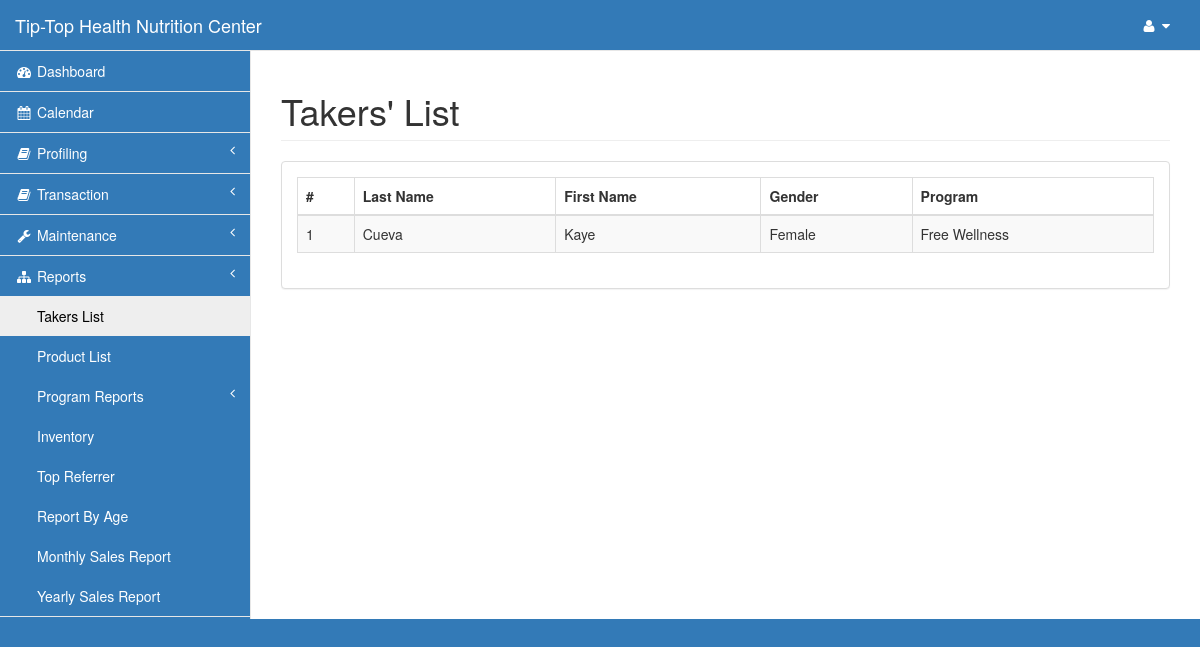
The app's page /pages/taker_list.php (signed in), older data.
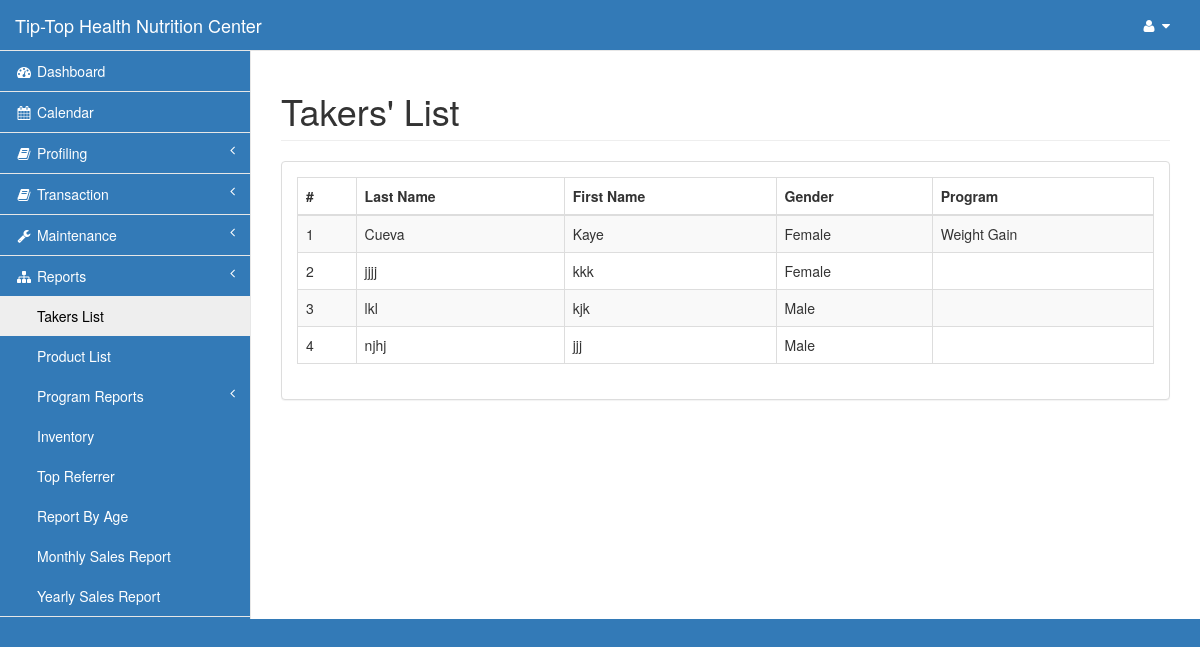
The same page, newer data.
### tables this page shows
CREATE TABLE `taker` (
  `id` int(11) NOT NULL,
  `last` varchar(15) NOT NULL,
  `first` varchar(15) NOT NULL,
  `phone` varchar(11) NOT NULL,
  `gender` varchar(6) NOT NULL,
  `bday` date NOT NULL,
  `referrer_id` int(11) NOT NULL,
  `referrer_contact` varchar(30) NOT NULL,
  `address` varchar(100) NOT NULL,
  `email` varchar(30) NOT NULL,
  `status` varchar(8) NOT NULL,
  `points` decimal(7,2) NOT NULL,
  `discount` decimal(10,2) NOT NULL,
  `height` decimal(5,2) NOT NULL,
  `orig_weight` decimal(5,2) NOT NULL
);

CREATE TABLE `program` (
  `program_id` int(11) NOT NULL,
  `program_name` varchar(30) NOT NULL
);

### pages/taker_list.php (the view, shortened to what this page needs)
<?php include('session.php');?>
<!DOCTYPE html>
<html lang="en">
<head>
    <?php include('css.php');?>
</head>
<body>
    <div id="wrapper">
        <?php include('nav.php');?>
        <div id="page-wrapper">
            <div class="row">
                <div class="col-lg-12">
                    <h1 class="page-header">Takers' List</h1>
                </div>
            </div>
            <div class="row">
                <div class="col-lg-12">
                    <div class="panel panel-default">
                        <div class="panel-body">
                            <table width="100%" class="table table-striped table-bordered table-hover">
                                <thead>
                                    <tr>
                                        <th>#</th>
                                        <th>Last Name</th>
                                        <th>First Name</th>
                                        <th>Gender</th>
                                        <th>Program</th>
                                    </tr>
                                </thead>
                                <tbody>
<?php
        $query=mysqli_query($con,"select * from taker order by last,first")or die(mysqli_error($con));
            $i=1;
          while ($row=mysqli_fetch_array($query)){
            $id=$row['id'];
                 $query1=mysqli_query($con,"select * from monitoring natural join program where id='$id' and monitor_status!='Finished' order by monitor_id desc LIMIT 0,1")or die(mysqli_error($con));
                $row1=mysqli_fetch_array($query1);
?>
                                    <tr class="odd gradeX">
                                        <td class="center"><?php echo $i;?></td>
                                        <td><?php echo $row['last'];?></td>
                                        <td><?php echo $row['first'];?></td>
                                        <td><?php echo $row['gender'];?></td>
                                        <td><?php echo $row1['program_name'];?></td>
                                    </tr>
<?php $i++;}?>
                                </tbody>
                            </table>
                    </div>
                </div>
            </div>
        </div>
    </div>
</body>
</html>

Row changes from the older to the newer data that the page shows:
changed taker "Cueva": program.program_name "Free Wellness" → "Weight Gain"
added taker: last "jjjj", first "kkk", gender "Female"
added taker: last "lkl", first "kjk", gender "Male"
added taker: last "njhj", first "jjj", gender "Male"
